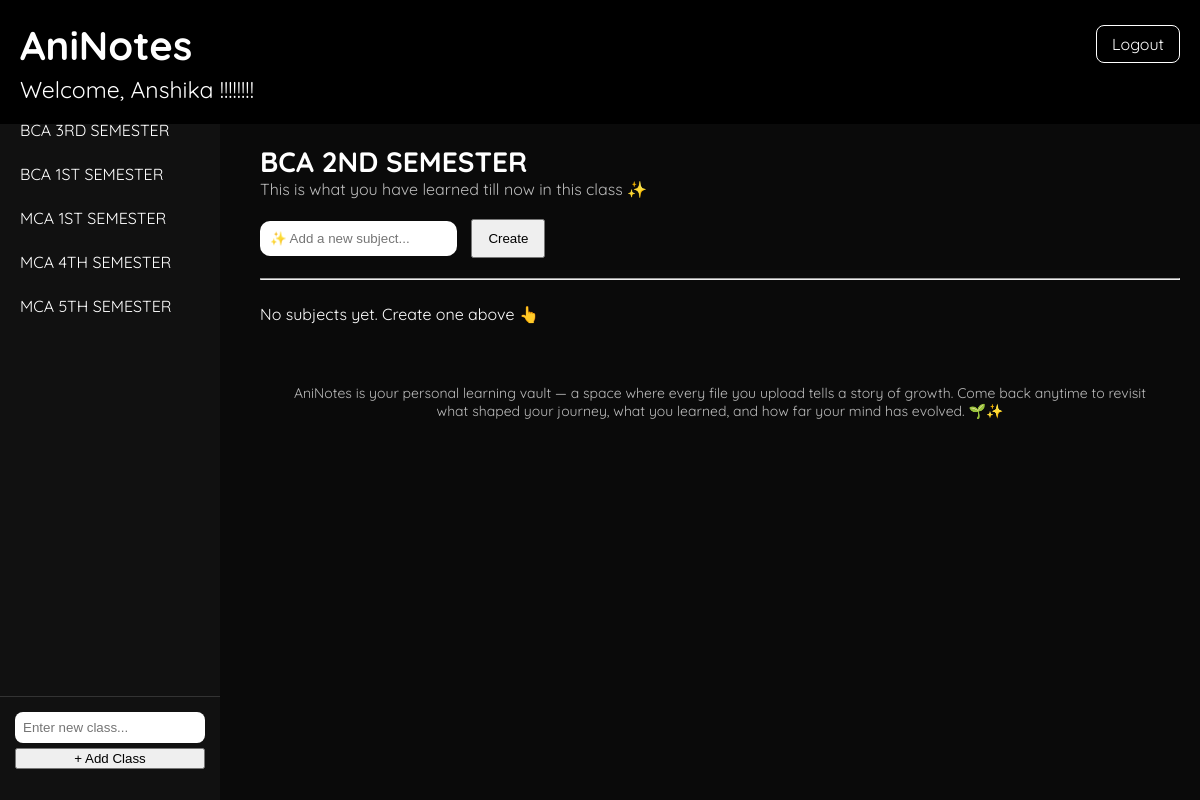
/dashboard.php?class=2 (signed in), run on the app's committed database.
### tables this page shows
CREATE TABLE classes (
    id INTEGER PRIMARY KEY AUTOINCREMENT,
    user_id INTEGER,
    name TEXT
);

### dashboard.php (the view, shortened to what this page needs)
<?php
include 'config.php';
$user_id = $_SESSION['user_id'];
$class_id = $_GET['class'] ?? null;
?>
<link rel="stylesheet" href="style.css">
<div class="sidebar">
    <div class="class-list">
        <?php
        $classes = $db->query("SELECT * FROM classes WHERE user_id='$user_id'");
        while($c = $classes->fetchArray()){
            $active = ($class_id == $c['id']) ? "style='background:lavender;color:black;'" : "";
            echo "<a href='?class={$c['id']}' $active>{$c['name']}</a>";
        }
        ?>
    </div>
    <div class="add-class-box">
        <form method="POST" action="add_class.php">
            <input type="text" name="classname" placeholder="Enter new class..." required>
            <button>+ Add Class</button>
        </form>
    </div>
</div>
<div class="header">
    <div class="logo">AniNotes</div>
    <div class="welcome">Welcome, <?php echo $_SESSION['user']; ?> !!!!!!!!</div>
    <a class="logout" href="logout.php">Logout</a>
</div>
<div class="main">
<?php if($class_id):
$class = $db->query("SELECT * FROM classes WHERE id='$class_id'")->fetchArray();
if($class):
?>
<div class="class-title"><?php echo $class['name']; ?></div>
<div class="subtitle">This is what you have learned till now in this class ✨</div>
<div class="add-subject-box">
<form method="POST" action="add_subject.php">
    <input type="text" name="subject" placeholder="✨ Add a new subject..." required>
    <button>Create</button>
</form>
</div>
<hr>
<?php
$hasSubjects = false;
if(!$hasSubjects){
    echo "<p>No subjects yet. Create one above 👆</p>";
}
?>
<?php else: ?>
<p>Invalid class selected</p>
<?php endif; ?>
<?php else: ?>
<h2>No Class Found</h2>
<p>Create your first class from the sidebar 👈</p>
<?php endif; ?>
<div class="footer">
    AniNotes is your personal learning vault — a space where every file you upload tells a story of growth.
    Come back anytime to revisit what shaped your journey, what you learned, and how far your mind has evolved. 🌱✨
</div>
</div>

### style.css (style rules this page uses)
.header { background: black; padding: 20px; position: relative; }
.logo { font-size: 40px; font-weight: 700; }
.welcome { font-size: 23px; margin-top: 5px; }
.logout { position: absolute; right: 20px; top: 25px; background: black; border: 1px solid white; padding: 8px 15px; color: white; text-decoration: none; border-radius: 8px; }
.sidebar { width: 220px; height: 100vh; background: #111; position: fixed; top: 0; left: 0; display: flex; flex-direction: column; }
.class-list { flex: 1; overflow-y: auto; padding-top: 20px; }
.sidebar a { display: block; padding: 12px 20px; color: white; text-decoration: none; }
.add-class-box { padding: 15px; border-top: 1px solid #333; background: #111; }
.add-class-box input { width: 100%; padding: 8px; border-radius: 8px; border: none; margin-bottom: 5px; }
.add-class-box button { width: 100%; }
.main { margin-left: 240px; padding: 20px; }
.class-title { font-size: 28px; font-weight: 700; }
.subtitle { color: #bbb; margin-bottom: 20px; }
.add-subject-box { margin: 20px 0; }
.add-subject-box input { padding: 10px; border-radius: 10px; border: none; margin-right: 10px; }
.add-subject-box button { padding: 10px 15px; }
.footer { margin-top: 40px; padding: 20px; text-align: center; font-size: 14px; color: #bbb; }

### data on the page
classes: name "BCA 3RD SEMESTER"
classes: name "BCA 1ST SEMESTER"
classes: name "MCA 1ST SEMESTER"
classes: name "MCA 4TH SEMESTER"
classes: name "MCA 5TH SEMESTER"
classes: name "BCA 2ND SEMESTER"

### other printed values
$_SESSION['user'] "Anshika"
